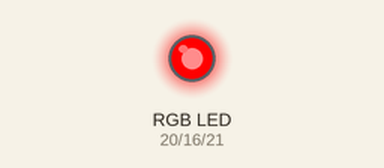
This program was run on a simulated Raspberry Pi (BCM pin numbers). On the bench: an RGB LED mixed from three pins (HIGH = lit). Dim RGB values are drawn brighter than linear.

Above: at 0.05 s.
At 1.8 s:
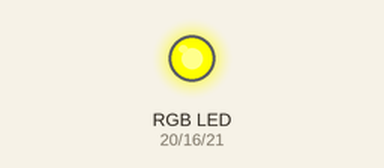
At 3.6 s:
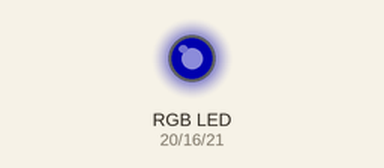
At 7.15 s:
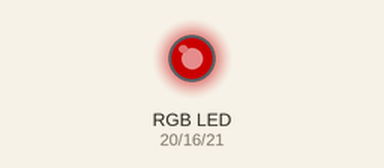
At 10.7 s:
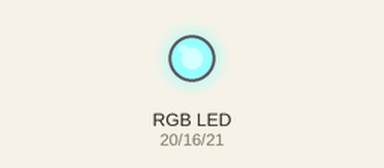
At 14.3 s:
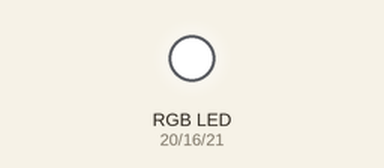
Timing chart, 0 to 18.6 s (numbered marks = the images above):
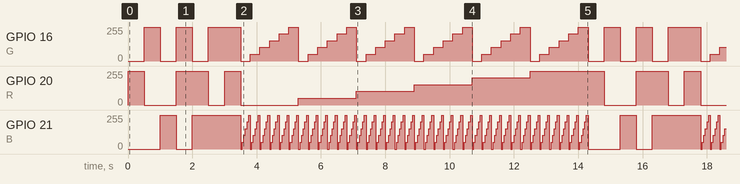

The program:

rgb.py
```python
#!/usr/bin/python3
# encoding: utf-8

import RPi.GPIO as GPIO
import time

R, G, B = 20, 16, 21

GPIO.setwarnings(False)
GPIO.setmode(GPIO.BCM)

GPIO.setup(R, GPIO.OUT)
GPIO.setup(G, GPIO.OUT)
GPIO.setup(B, GPIO.OUT)

pwmR = GPIO.PWM(R, 70)
pwmG = GPIO.PWM(G, 70)
pwmB = GPIO.PWM(B, 70)

pwmR.start(0)
pwmG.start(0)
pwmB.start(0)

try:
    t = 0.5
    while True:
        # 红色灯全亮，蓝灯，绿灯全暗（红色）
        pwmR.ChangeDutyCycle(100)
        pwmG.ChangeDutyCycle(0)
        pwmB.ChangeDutyCycle(0)
        time.sleep(t)

        # 绿色灯全亮，红灯，蓝灯全暗（绿色）
        pwmR.ChangeDutyCycle(0)
        pwmG.ChangeDutyCycle(100)
        pwmB.ChangeDutyCycle(0)
        time.sleep(t)

        # 蓝色灯全亮，红灯，绿灯全暗（蓝色）
        pwmR.ChangeDutyCycle(0)
        pwmG.ChangeDutyCycle(0)
        pwmB.ChangeDutyCycle(100)
        time.sleep(t)

        # 红灯，绿灯全亮，蓝灯全暗（黄色）
        pwmR.ChangeDutyCycle(100)
        pwmG.ChangeDutyCycle(100)
        pwmB.ChangeDutyCycle(0)
        time.sleep(t)

        # 红灯，蓝灯全亮，绿灯全暗（洋红色）
        pwmR.ChangeDutyCycle(100)
        pwmG.ChangeDutyCycle(0)
        pwmB.ChangeDutyCycle(100)
        time.sleep(t)

        # 绿灯，蓝灯全亮，红灯全暗（青色）
        pwmR.ChangeDutyCycle(0)
        pwmG.ChangeDutyCycle(100)
        pwmB.ChangeDutyCycle(100)
        time.sleep(t)

        # 红灯，绿灯，蓝灯全亮（白色）
        pwmR.ChangeDutyCycle(100)
        pwmG.ChangeDutyCycle(100)
        pwmB.ChangeDutyCycle(100)
        time.sleep(t)

        # 调整红绿蓝LED的各个颜色的亮度组合出各种颜色
        for r in range(0, 101, 20):
            pwmR.ChangeDutyCycle(r)
            for g in range(0, 101, 20):
                pwmG.ChangeDutyCycle(g)
                for b in range(0, 101, 20):
                    pwmB.ChangeDutyCycle(b)
                    time.sleep(0.05)

except KeyboardInterrupt:
    pass

pwmR.stop()
pwmG.stop()
pwmB.stop()

GPIO.cleanup()
```

Measured:
- by itself, GPIO 16 (G), GPIO 21 (B): moves between 0/255 and 255/255, repeating every 14.3 s
- by itself, GPIO 20 (R): repeats every 14.3 s: 0/255 1.0 s, 255/255 1.0 s, 0/255 0.50 s, 255/255 0.50 s, 0/255 1.8 s, 51/255 1.8 s, 102/255 1.8 s, 153/255 1.8 s, 204/255 1.8 s, 255/255 2.3 s
